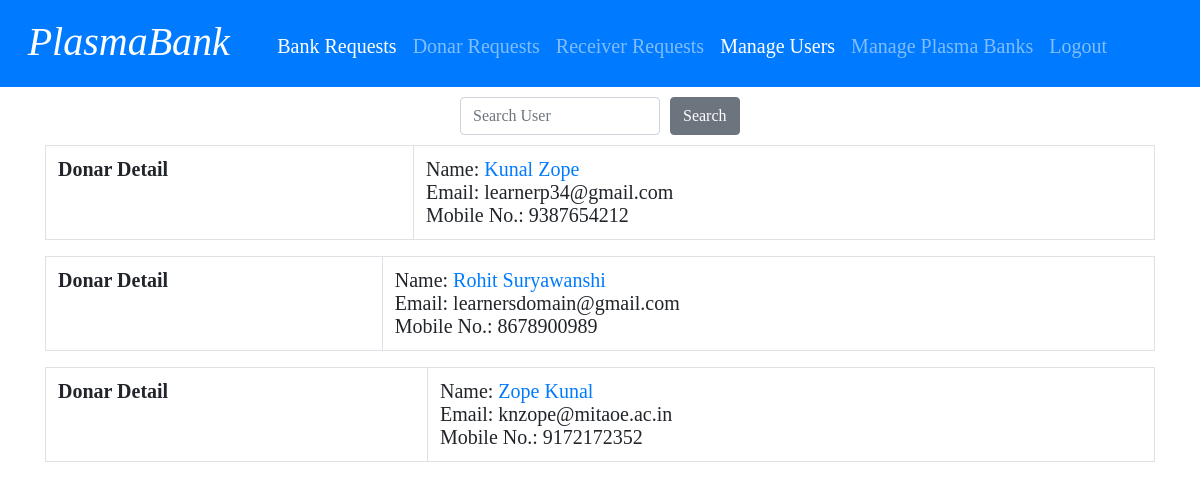
The app's page /admin/search_users.php with its own data.
### tables this page shows
CREATE TABLE `individual_user` (
  `Userid` int(50) NOT NULL,
  `fname` varchar(50) NOT NULL,
  `lname` varchar(50) NOT NULL,
  `age` int(10) NOT NULL,
  `gender` varchar(50) NOT NULL,
  `email` varchar(50) NOT NULL,
  `phone` varchar(50) NOT NULL,
  `password` varchar(255) NOT NULL,
  `addressline1` varchar(255) NOT NULL,
  `addressline2` varchar(255) NOT NULL,
  `city` varchar(50) NOT NULL,
  `state` varchar(50) NOT NULL,
  `pincode` int(50) NOT NULL,
  `checkedtoken` varchar(255) NOT NULL,
  `initialtoken` varchar(255) NOT NULL
);

### admin/search_users.php (the view, shortened to what this page needs)
<html>
    <head>
        <link rel="stylesheet" type="text/css" href="stylesheet.css">
        <link rel="stylesheet" type="text/css" href="stylesheet.css">
        <link rel="stylesheet" type="text/css" href="stylesheet.css">
        <link rel="stylesheet" href="https://stackpath.bootstrapcdn.com/bootstrap/4.5.0/css/bootstrap.min.css">
    </head>
    <body>
    <nav class="navbar navbar-expand-lg navbar-dark bg-primary">
            <div class="navbar-brand"><h1><I>PlasmaBank</I></h1></div>
            <div class="collapse navbar-collapse" id="navbarColor01">
              <ul class="navbar-nav mr-auto">
              <li class="nav-item">
                  <a class="nav-link active"  href="plasma_bank_request.php">Bank Requests</a>
                </li>
                <li class="nav-item">
                  <a class="nav-link"  href="donar_request.php">Donar Requests</a>
                </li>
                <li class="nav-item">
                  <a class="nav-link"  href="receiver_request.php">Receiver Requests</a>
                </li>
                <li class="nav-item">
                  <a class="nav-link active"  href="search_users.php">Manage Users</a>
                </li>
                <li class="nav-item">
                  <a class="nav-link"  href="search_plasmabank.php">Manage Plasma Banks</a>
                </li>
                <li class="nav-item">
                  <a class="nav-link" href="handler_admin.php?req=logout">Logout</a>
                </li>
              </ul>
            </div>
          </nav>
          <div class="container" id="s1">
              <form class="form-inline my-2 my-lg-0" method="POST" action="search_users.php">
                <input class="form-control" style="width:200px;" id="search" name="search" type="text" placeholder="Search User">
                <input type="submit" class="btn btn-secondary my-2 my-sm-0" value="Search" style="float: right;margin-left:10px;">
              </form>
            </div>
            <?php
                    $db=new database();
                    $conn=$db->connect();
                    if(isset($_POST['search']))
                    {
                      $search=$_POST['search'];
                      $sql="SELECT * FROM individual_user WHERE fname like '%$search%' or lname like '%$search%' or email like '%$search%';";
                      $result=mysqli_query($conn,$sql);
                            if($result==true)
                            {
                                if(mysqli_num_rows($result)>0)
                                {
                                    echo "<div class='container' id='i2'>";
                                    while($row=mysqli_fetch_assoc($result))
                                    {
                                        echo "<table id='table' class='table table-hover table-bordered'>
                                            <tr>
                                            <th>Donar Detail</th>
                                            <td>
                                                Name: <a href='user_page.php?token=$row[initialtoken]'>$row[fname] $row[lname]</a><br>
                                                Email: $row[email]<br>
                                                Mobile No.: $row[phone]
                                            </td>
                                            </tr>
                                            </table>";
                                    }
                                    echo "</div>";
                                }
                                else
                                {
                                    echo "<div class='container' id='i2'><p><h1 class='text-center'>No Users.</h1></p></div>";
                                }
                            }
                            else
                            {
                                echo "<div class='container' id='i2'><p><h1 class='text-center'>Error Occured Please try again later.</h1></p></div>";
                            }
                    }
                    else
                    {
                        $sql="SELECT * FROM individual_user;";
                            $result=mysqli_query($conn,$sql);
                            if($result==true)
                            {
                                if(mysqli_num_rows($result)>0)
                                {
                                    echo "<div class='container' id='i2'>";
                                    while($row=mysqli_fetch_assoc($result))
                                    {
                                        echo "<table id='table' class='table table-hover table-bordered'>
                                            <tr>
                                            <th>Donar Detail</th>
                                            <td>
                                                Name: <a href='user_page.php?token=$row[initialtoken]'>$row[fname] $row[lname]</a><br>
                                                Email: $row[email]<br>
                                                Mobile No.: $row[phone]
                                            </td>
                                            </tr>
                                            </table>";
                                    }
                                    echo "</div>";
                                }
                                else
                                {
                                    echo "<div class='container' id='i2'><p><h1 class='text-center'>No Users.</h1></p></div>";
                                }
                            }
                            else
                            {
                                echo "<div class='container' id='i2'><p><h1 class='text-center'>Error Occured Please try again later.</h1></p></div>";
                            }
                    }
            ?>
    </body>
</html>

### admin/stylesheet.css (style rules this page uses)
body { font-size: 20px; background-color: rgb(240,240,240); font-family: arial, sans-serif; margin: 25px; }
h1 { font-size: 50px; font-weight: normal; margin-top: 5px; }
nav > div { font-size: 20px; font-weight: normal; margin-top: 5px; padding: 0% 1% 0% 1%; display: inline-block; }

### admin/search_users.php (style rules this page uses)
body { font-family: 'Times New Roman', Times, serif; }
#table { margin-top: 10px; }
#table th { font-size: 20px; align-items: center; justify-content: center; }
#table td { font-size: 20px; align-items: center; justify-content: center; }
#s1 { width: 400px; margin-top:10px; padding-left: 60px; }

### records on screen
individual_user: fname "Kunal", lname "Zope", email "learnerp34@gmail.com", phone "9387654212"
individual_user: fname "Rohit", lname "Suryawanshi", email "learnersdomain@gmail.com", phone "8678900989"
individual_user: fname "Zope", lname "Kunal", email "knzope@mitaoe.ac.in", phone "9172172352"
